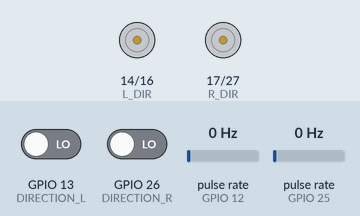
This sketch was run on a simulated ESP32. On the bench: direction and speed pins drawn as motors (green arrow = direction pin HIGH = forward, orange = LOW = backward, longer = more drive). Wiring (inferred from the names in the program): 2 × pulse sensor: data GPIO 12 / data GPIO 25. Inputs (shaded band) come from the test bench; at power-on: pulse rate (sensors on GPIO 12, GPIO 25) 0 Hz, GPIO 26 (DIRECTION_R) LOW, GPIO 13 (DIRECTION_L) LOW. What the sketch prints to the serial monitor is not drawn.

Above: at 0.1 s.
1.3 s: pulse rate (sensor on GPIO 12) set to 4 Hz
At 2.7 s:
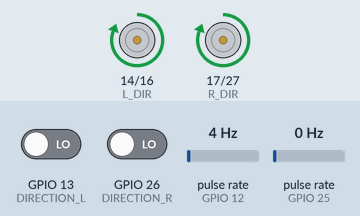
4.3 s: pulse rate (sensor on GPIO 25) set to 12 Hz
At 6.9 s:
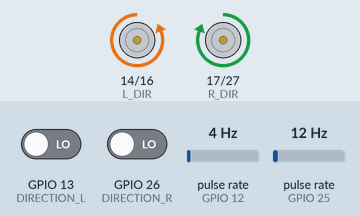
7.3 s: pulse rate (sensor on GPIO 12) set to 50 Hz
10.3 s: GPIO 26 (DIRECTION_R) driven HIGH
At 11.5 s:
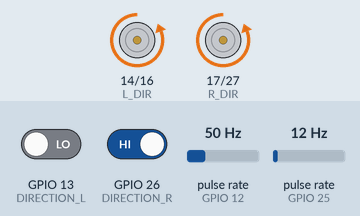
13.3 s: pulse rate (sensor on GPIO 12) set to 8 Hz
At 15.7 s:
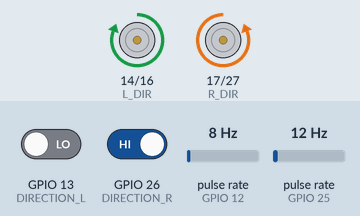
16.3 s: pulse rate (sensor on GPIO 25) set to 6 Hz
Timing chart, 0 to 47.3 s (numbered marks = the images above; inputs shaded):
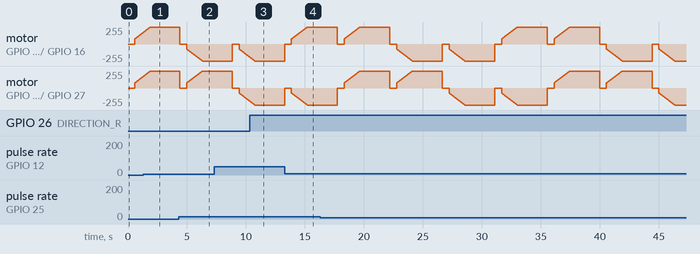

The sketch:

Exp-5.ino
```cpp
#define ENCODER_L 12 //8号引脚
#define DIRECTION_L 13 //9号引脚
#define ENCODER_R 25 //3号引脚
#define DIRECTION_R 26  //2号引脚
#define interrupt_time 20 // 中断时间
#define L_DIR 14   //7号引脚
#define L_SPEED 16  //5号引脚
#define R_DIR 17   //4号引脚
#define R_SPEED 27  //6号引脚

#define TARGET_L 1500.0
#define TARGET_R 1500.0
//ALPHA（建议在100-500之间）值越小和MAXINC（建议不越过10）越大，速度调节越快，太快容易转速调节过头
#define ALPHA 200.0
#define MAXINC 8.0
//轮子启动初始量，使轮子快束起动
#define BOOST 80.0

#include <Arduino.h>
#include<Ticker.h>
Ticker timer_read_encoder; // 中断函数定时器定义

int32_t Velocity_L, Velocity_R; //左右轮编码器数据
int16_t Velocity_Left, Velocity_Right; //左右轮速度
void READ_ENCODER_L(void);
void READ_ENCODER_R(void);
void read(void);

void READ_ENCODER_L(void) {
  if (digitalRead(ENCODER_L) == LOW) {
    //如果是下降沿触发的中断
    if (digitalRead(DIRECTION_L) == LOW)
      Velocity_L--;
    //根据另外一相电平判定方向
    else Velocity_L++;
  } else { //如果是上升沿触发的中断
    if (digitalRead(DIRECTION_L) == LOW)
      Velocity_L++; //根据另外一相电平判定方向
    else Velocity_L--;
  }
}
void READ_ENCODER_R(void) {
  if (digitalRead(ENCODER_R) == LOW) { //如果是下降沿触发的中断
    if (digitalRead(DIRECTION_R) == LOW)
      Velocity_R--;//根据另外一相电平判定方向
    else Velocity_R++;
  } else { //如果是上升沿触发的中断
    if (digitalRead(DIRECTION_R) == LOW) Velocity_R++; //根据另外一相电平判定方向
    else Velocity_R--;
  }
}
void read(void) {
  Velocity_Left = Velocity_L * 2000 / interrupt_time;
  Velocity_L = 0; //读取左轮编码器数据，并清零，这就是通过M法测速（单位时间内的脉冲数）得到速度。
  Velocity_Right = Velocity_R * 2000 / interrupt_time;
  Velocity_R = 0; //读取右轮编码器数据，并清零
}

float l_speed=0, r_speed=0;
void taskOne(void *pvParameters)
{
  int i;
  while (1) {
    l_speed = 0;r_speed = 0;
    for (i = 0; i < 80; i++) {
      digitalWrite(L_DIR, 1);
      digitalWrite(R_DIR, 1);
      analogWrite(L_SPEED, l_speed);
      analogWrite(R_SPEED, r_speed);
      if (i==10){l_speed = BOOST;r_speed = BOOST;}
      else if (i > 10)
      {
        if (Velocity_Left < (TARGET_L-50)) l_speed = l_speed + ((TARGET_L-Velocity_Left)/ALPHA>MAXINC?MAXINC:(TARGET_L-Velocity_Left)/ALPHA);
        else if (Velocity_Left > (TARGET_L+50)) l_speed = l_speed - ((Velocity_Left-TARGET_L)/ALPHA>MAXINC?MAXINC:(Velocity_Left-TARGET_L)/ALPHA);
        if (Velocity_Right < (TARGET_R-50)) r_speed = r_speed + ((TARGET_R-Velocity_Right)/ALPHA>MAXINC?MAXINC:(TARGET_R-Velocity_Right)/ALPHA);
        else if (Velocity_Right > (TARGET_R+50)) r_speed = r_speed - ((Velocity_Right-TARGET_R)/ALPHA>MAXINC?MAXINC:(Velocity_Right-TARGET_R)/ALPHA);
        if(l_speed>255) l_speed = 255;
        if(r_speed>255) r_speed = 255;
      }
      delay(50);
    }

    l_speed = 0;r_speed = 0;
    for (i = 0; i < 80; i++) {
      digitalWrite(L_DIR, 0);
      digitalWrite(R_DIR, 1);
      analogWrite(L_SPEED, l_speed);
      analogWrite(R_SPEED, r_speed);
      if (i==10){l_speed = BOOST;r_speed = BOOST;}
      else if (i > 10)
      {
        if (Velocity_Left > -(TARGET_L-50)) l_speed = l_speed + ((Velocity_Left+TARGET_L)/ALPHA>MAXINC?MAXINC:(Velocity_Left+TARGET_L)/ALPHA);
        else if (Velocity_Left < -(TARGET_L+50)) l_speed = l_speed - ((-TARGET_L-Velocity_Left)/ALPHA>MAXINC?MAXINC:(-TARGET_L-Velocity_Left)/ALPHA);
        if (Velocity_Right < (TARGET_R-50)) r_speed = r_speed + ((TARGET_R-Velocity_Right)/ALPHA>MAXINC?MAXINC:(TARGET_R-Velocity_Right)/ALPHA);
        else if (Velocity_Right > (TARGET_R+50)) r_speed = r_speed - ((Velocity_Right-TARGET_R)/ALPHA>MAXINC?MAXINC:(Velocity_Right-TARGET_R)/ALPHA);
        if(l_speed>255) l_speed = 255;
        if(r_speed>255) r_speed = 255;
      }
      delay(50);
    }
    l_speed = 0;r_speed = 0;
    for (i = 0; i < 80; i++) {
      digitalWrite(L_DIR, 0);
      digitalWrite(R_DIR, 0);
      analogWrite(L_SPEED, l_speed);
      analogWrite(R_SPEED, r_speed);
      if (i==10){l_speed = BOOST;r_speed = BOOST;}
      else if (i > 10)
      {
        if (Velocity_Left > -(TARGET_L-50)) l_speed = l_speed + ((Velocity_Left+TARGET_L)/ALPHA>MAXINC?MAXINC:(Velocity_Left+TARGET_L)/ALPHA);
        else if (Velocity_Left < -(TARGET_L+50)) l_speed = l_speed - ((-TARGET_L-Velocity_Left)/ALPHA>MAXINC?MAXINC:(-TARGET_L-Velocity_Left)/ALPHA);
        if (Velocity_Right > -(TARGET_R-50)) r_speed = r_speed + ((Velocity_Right+TARGET_R)/ALPHA>MAXINC?MAXINC:(Velocity_Right+TARGET_R)/ALPHA);
        else if (Velocity_Right < -(TARGET_R+50)) r_speed = r_speed - ((-TARGET_R-Velocity_Right)/ALPHA>MAXINC?MAXINC:(-TARGET_R-Velocity_Right)/ALPHA);
        if(l_speed>255) l_speed = 255;
        if(r_speed>255) r_speed = 255;
      }
      delay(50);
    }
    l_speed = 0;r_speed = 0;
    for (i = 0; i < 80; i++) {
      digitalWrite(L_DIR, 1);
      digitalWrite(R_DIR, 0);
      analogWrite(L_SPEED, l_speed);
      analogWrite(R_SPEED, r_speed);
      if (i==10){l_speed = BOOST;r_speed = BOOST;}
      else if (i > 10)
      {
        if (Velocity_Left < (TARGET_L-50)) l_speed = l_speed + ((TARGET_L-Velocity_Left)/ALPHA>MAXINC?MAXINC:(TARGET_L-Velocity_Left)/ALPHA);
        else if (Velocity_Left > (TARGET_L+50)) l_speed = l_speed - ((Velocity_Left-TARGET_L)/ALPHA>MAXINC?MAXINC:(Velocity_Left-TARGET_L)/ALPHA);
        if (Velocity_Right > -(TARGET_R-50)) r_speed = r_speed + ((Velocity_Right+TARGET_R)/ALPHA>MAXINC?MAXINC:(Velocity_Right+TARGET_R)/ALPHA);
        else if (Velocity_Right < -(TARGET_R+50)) r_speed = r_speed - ((-TARGET_R-Velocity_Right)/ALPHA>MAXINC?MAXINC:(-TARGET_R-Velocity_Right)/ALPHA);
        if(l_speed>255) l_speed = 255;
        if(r_speed>255) r_speed = 255;
      }
      delay(50);
    }

  }
}

void setup() {
  Serial.begin(115200);
  pinMode(ENCODER_L, INPUT); //编码器引脚 输入模式
  pinMode(ENCODER_R, INPUT); //编码器引脚 输入模式
  pinMode(DIRECTION_L, INPUT); //编码器引脚 输入模式
  pinMode(DIRECTION_R, INPUT); //编码器引脚 输入模式
  pinMode(L_DIR, OUTPUT);
  pinMode(L_SPEED, OUTPUT);
  pinMode(R_DIR, OUTPUT);
  pinMode(R_SPEED, OUTPUT);
  //编码器接口1 开启外部跳边沿中断
  attachInterrupt(ENCODER_L, READ_ENCODER_L, CHANGE);
  //中断函数READ_ENCODER_L
  //编码器接口2 开启外部跳边沿中断
  attachInterrupt(ENCODER_R, READ_ENCODER_R, CHANGE);
  //中断函数READ_ENCODER_R
  interrupts();
  //打开外部中断
  timer_read_encoder.attach_ms(interrupt_time, read);

  xTaskCreatePinnedToCore(
    taskOne, /* Task function. */
    "TaskOne", /* String with name of task. */
    1000, /* Stack size in bytes. */
    NULL, /* Parameter passed as input of the task */
    1, /* Priority of the task. */
    NULL, /* Task handle. */
    1);
}


void loop() {
  Serial.print("Velocity_L:");
  //Serial.print(Velocity_L);
  Serial.print(l_speed);
  Serial.print(" | Velocity_Left:");
  Serial.print(Velocity_Left);
  Serial.print(" ----- Velocity_R:");
  //Serial.print(Velocity_R);
  Serial.print(r_speed);
  Serial.print(" | Velocity_Right:");
  Serial.println(Velocity_Right);
}
```
